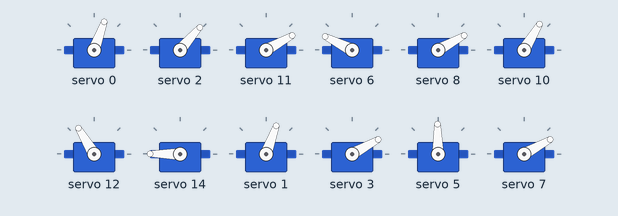
Simulated run of this sketch. Board: Arduino Uno, built with avr-gcc and run on an emulated ATmega328P. Shown: 12 × servo.

Above: at 0.05 s.
At 1.4 s:
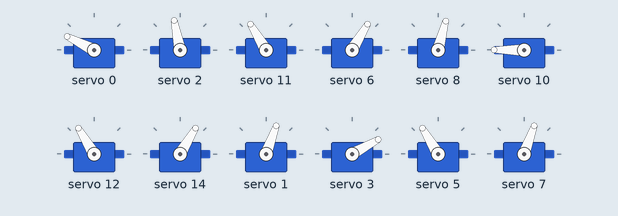
Timing chart, 0 to 3.3 s (numbered marks = the images above):
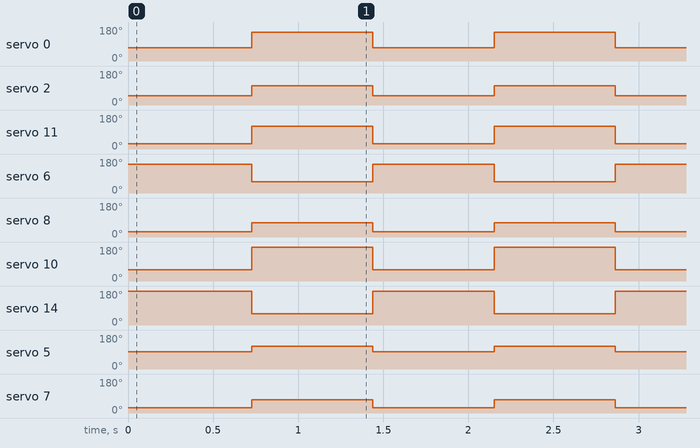

The sketch:

andar_1_robot_jairo.ino
```cpp
#define pierna_dcha 0
#define codo_dcho 1
#define pierna_izda 2
#define codo_izdo 3
#define rotacion_hombro_dcho 11
#define flexion_hombro_dcho 5
#define giro_codo_dcho 6
#define rotacion_hombro_izdo 7
#define flexion_hombro_izdo 8
#define giro_codo_izdo 9
#define rodilla_dcha 10
#define rodilla_izda 4
#define cuello 12
#define cabeza 13
#define pie_dcho 14
#define pie_izdo 15


#include <Wire.h>
#include <Adafruit_PWMServoDriver.h>
Adafruit_PWMServoDriver servos = Adafruit_PWMServoDriver(0x40);
/*unsigned int pos0=500; // ancho de pulso en cuentas para pocicion 0°
unsigned int pos180=2500; // ancho de pulso en cuentas para la pocicion 180°*/

unsigned int pos0=172; // ancho de pulso en cuentas para pocicion 0°
unsigned int pos180=565; // ancho de pulso en cuentas para la pocicion 180°

void setup() {
  // put your setup code here, to run once:
servos.begin();
  servos.setPWMFreq(50); //Frecuecia PWM de 60Hz o T=16,66ms
}

void setServo(uint8_t n_servo, int angulo) {
  int duty;
  duty=map(angulo,0,180,pos0, pos180);
  servos.setPWM(n_servo, 0, duty);
}

void loop() {
  // put your main code here, to run repeatedly:

    //Pares
    setServo(pierna_dcha,40);
    setServo(pierna_izda,20);
    setServo(rotacion_hombro_dcho,0);
    setServo(giro_codo_dcho,120);
    setServo(flexion_hombro_izdo,0);
    setServo(rodilla_dcha,30);
    setServo(cuello,90);
    setServo(pie_dcho,170);
    //Impares
    setServo(codo_dcho,40);
    setServo(codo_izdo,0);
    setServo(flexion_hombro_dcho,60);
    setServo(rotacion_hombro_izdo,0);
    setServo(giro_codo_izdo,40);
    setServo(rodilla_izda,90);
    setServo(cabeza,180);
    setServo(pie_izdo,120);

    delay(700);

    //Pares
    setServo(pierna_dcha,120);
    setServo(pierna_izda,70);
    setServo(rotacion_hombro_dcho,90);
    setServo(giro_codo_dcho,30);
    setServo(flexion_hombro_izdo,45);
    setServo(rodilla_dcha,160);
    setServo(cuello,90);
    setServo(pie_dcho,30);
    //Impares
    setServo(codo_dcho,40);
    setServo(codo_izdo,0);
    setServo(flexion_hombro_dcho,90);
    setServo(rotacion_hombro_izdo,40);
    setServo(giro_codo_izdo,30);
    setServo(rodilla_izda,90);
    setServo(cabeza,180);
    setServo(pie_izdo,120);

    delay(700);

}
```

Measured:
- by itself, servo 0: alternates 153° for 0.71 s and 70° for 0.71 s
- by itself, servo 2: alternates 101° for 0.71 s and 49° for 0.71 s
- by itself, servo 11: alternates 121° for 0.71 s and 29° for 0.71 s
- by itself, servo 6: alternates 153° for 0.71 s and 59° for 0.71 s
- by itself, servo 8: alternates 75° for 0.71 s and 29° for 0.71 s
- by itself, servo 10, servo 14: alternates 180° for 0.71 s and 59° for 0.71 s
- by itself, servo 5: alternates 121° for 0.71 s and 91° for 0.71 s
- by itself, servo 7: alternates 70° for 0.71 s and 29° for 0.71 s
